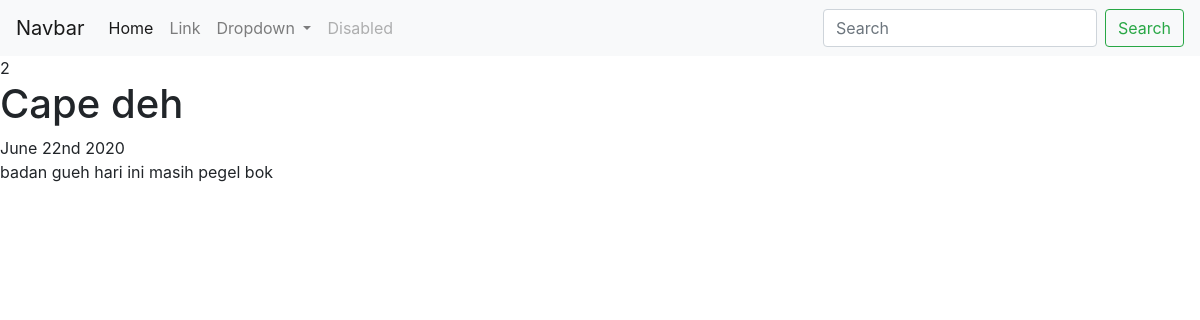
The app's page /blog/2/ with its own data.
### blog/models.py (models this page shows, shortened)
class Blog(models.Model) :
    title = models.CharField(max_length=100)
    post_date = models.DateField(auto_now=True)
    content = models.CharField(max_length=500)

### blog/views.py (the view)
# urls.py: path('<int:blog_id>/', views.detail, name='detail'),
def detail(request, blog_id) :
    blog = get_object_or_404(Blog, pk=blog_id)
    context = {
        'id' : blog_id,
        'blog' : blog
    }
    return render(request, 'blog/detail.html', context)

### blog/templates/blog/detail.html
{% extends 'portofolio/base.html' %}
{% block content %}
{{ id }}
<h1>{{ blog.title }}</h1>
{{ blog.post_date|date:'F jS Y' }} <br>
<p>{{ blog.content|safe }}</p>
{% endblock %}

### records on screen
Blog: title "Cape deh", post_date "June 22nd 2020", content "badan gueh hari ini masih pegel bok"

### other values on screen
{{ id }} "2"
